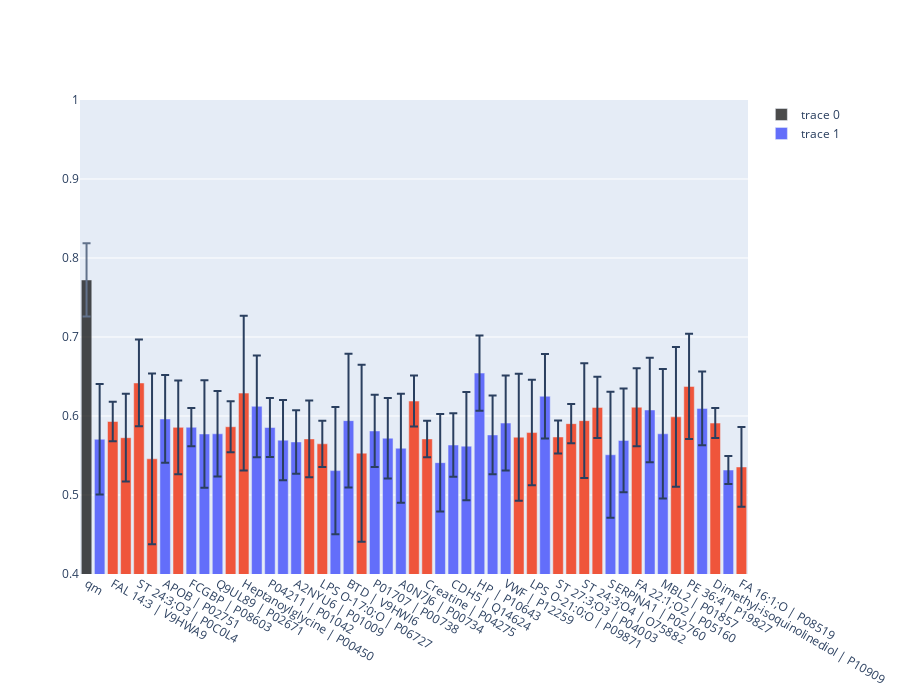

Source (notebook cell):
### Code cell
# Compare omic auc with single feature

omic = 'qm'
n = 50

fig = go.Figure()

aucref = np.array(modelScores[omic]['lr']['auc'])
fig.add_trace(go.Bar(
    x=[omic],
    y=[np.median(aucref)],
    error_y=dict(type='data',array=[np.median(np.abs(np.median(aucref)-aucref))]),
    marker_color='black', opacity=0.7
))

tmp = MCscore[omic].sort_values(['pv','medianAbs'], ascending=[True,False])

fig.add_trace(go.Bar(
    x= [f'{i} | {j}' for i,j in zip(shortName.loc[tmp.index[:n]].shortName, shortName.index.tolist())],
    y=tmp['auc_median'][:n],
    marker_color = [palette[0] if shortName.loc[i, 'type']=='q' else palette[1] for i in tmp.index],
    error_y=dict(array=tmp['auc_mad'][:n])
))

fig.update_yaxes(range=(0.4,1))
fig.update_layout(height=700)

### Figure 1 — Plotly figure (JSON) as saved in the notebook; plotly's stock layout.template omitted (floating-point values rounded to 4 significant figures; data arrays with more than 128 entries replaced by an {"elided": "..."} marker saying what was removed)
{"data": [{"error_y": {"array": [0.04638], "type": "data"}, "marker": {"color": "black"}, "opacity": 0.7, "type": "bar", "x": ["qm"], "y": [0.7722]}, {"error_y": {"array": [0.06993, 0.02494, 0.05556, 0.05491, 0.108, 0.05556, 0.05929, 0.0242, 0.06798, 0.05401, 0.03216, 0.09787, 0.06441, 0.03736, 0.05068, 0.04012, 0.04857, 0.02932, 0.08041, 0.08455, 0.112, 0.04573, 0.05093, 0.06888, 0.03233, 0.02315, 0.06173, 0.04012, 0.06855, 0.0476, 0.04979, 0.06019, 0.08033, 0.06676, 0.05336, 0.02096, 0.02485, 0.07253, 0.03882, 0.07976, 0.06571, 0.04938, 0.0662, 0.08187, 0.08837, 0.0666, 0.0467, 0.01892, 0.01779, 0.05052]}, "marker": {"color": {"elided": "200 str values"}}, "type": "bar", "x": ["HuVH8B | P04114", "FAL 14:3 | V9HWA9", "SPB 16:0;O2 | P02768", "ST 24:3;O3 | P0C0L4", "Momordol | P01023", "APOB | P02751", "PC O-34:1 | P02787", "FCGBP | P08603", "P04438 | P01031", "Q9UL89 | P02671", "Dimethylorsellinate | V9HVY1", "Heptanoylglycine | P00450", "C4BPA | P00747", "P04211 | P01042", "PI16 | P02647", "A2NYU6 | P01009", "PS 32:4 | P01008", "LPS O-17:0;O | P06727", "IGHA2 | P13671", "BTD | V9HWI6", "FOH 18:5 | P02679", "P01707 | P00738", "VH4-34 | P00751", "A0N7J6 | P00734", "Ferroxamine | P01871", "Creatine | P04275", "P01601 | P43652", "CDH5 | Q14624", "IGLL5 | P06396", "HP | P10643", "MASP1 | P19823", "VWF | P12259", "Bromophenol | P02790", "LPS O-21:0;O | P09871", "PIGR | P03952", "ST 27:3;O3 | P04003", "ST 24:3;O3 | P02649", "ST 24:3;O4 | O75882", "Dichloro-oxohex-enedioate | P00736", "SERPINA1 | P02760", "DKFZp686E23209 | P07225", "FA 22:1;O2 | P05160", "COMP | P01011", "MBL2 | P01857", "PC O-18:0 | P06681", "PE 36:4 | P19827", "A2NYV4 | P05156", "Dimethyl-isoquinolinediol | P10909", "F9 | E9KL26", "FA 16:1;O | P08519"], "y": [0.5705, 0.5931, 0.5725, 0.6418, 0.5458, 0.5962, 0.5856, 0.5858, 0.5772, 0.5775, 0.5864, 0.629, 0.6122, 0.5854, 0.5694, 0.5672, 0.571, 0.5648, 0.5309, 0.5941, 0.553, 0.5811, 0.5719, 0.5592, 0.6189, 0.571, 0.5409, 0.5633, 0.5618, 0.6543, 0.576, 0.591, 0.5732, 0.579, 0.625, 0.5734, 0.5903, 0.5941, 0.6109, 0.5509, 0.5691, 0.6111, 0.6076, 0.5775, 0.5989, 0.6374, 0.6096, 0.591, 0.5316, 0.5355]}], "layout": {"height": 700, "yaxis": {"range": [0.4, 1]}}}
